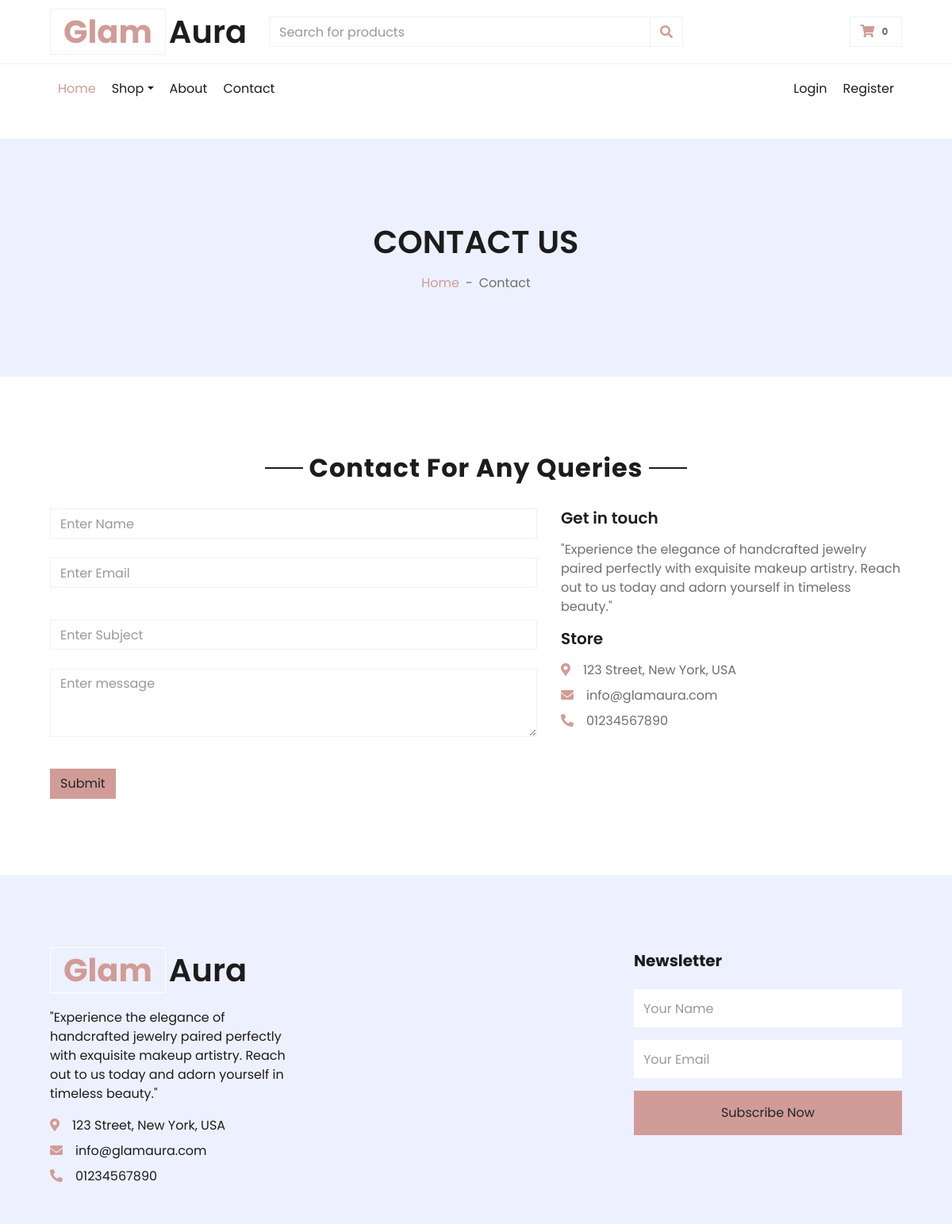
The page /glamaura/contact.php on the database its author committed.
### tables this page shows
CREATE TABLE `contacttext` (
  `head_id` int(255) NOT NULL,
  `head_1` varchar(255) NOT NULL,
  `head_p` varchar(255) NOT NULL,
  `head_2` varchar(255) NOT NULL,
  `head_add` varchar(255) NOT NULL,
  `head_mail` varchar(255) NOT NULL,
  `head_num` varchar(255) NOT NULL
);

### glamaura/contact.php (the view, shortened to what this page needs)
<?php
require "header.php";
?>
<div class="container-fluid bg-secondary mb-5">
    <div class="d-flex flex-column align-items-center justify-content-center" style="min-height: 300px">
        <h1 class="font-weight-semi-bold text-uppercase mb-3">Contact Us</h1>
        <div class="d-inline-flex">
            <p class="m-0"><a href="">Home</a></p>
            <p class="m-0 px-2">-</p>
            <p class="m-0">Contact</p>
        </div>
    </div>
</div>
<div class="container-fluid pt-5">
    <div class="text-center mb-4">
        <h2 class="section-title px-5"><span class="px-2">Contact For Any Queries</span></h2>
    </div>
    <div class="row px-xl-5">
        <div class="col-lg-7 mb-5">
            <div class="contact-form">
                <form action="contactaction.php" method="POST" name="contactForm" onsubmit="return validateForm();">
                    <input class="form-control" type="text" name="fullname" placeholder="Enter Name"
                        aria-label="default input example"><br>
                    <div class="mb-3">
                        <input type="email" class="form-control" name="mail" id="exampleFormControlInput1"
                            placeholder="Enter Email "><br>
                    </div>
                    <input class="form-control" type="text" name="subj" placeholder="Enter Subject"
                        aria-label="default input example"><br>
                        <div class="mb-3">
                            <textarea class="form-control" placeholder="Enter message" id="exampleFormControlTextarea1" rows="3" name="msg"></textarea>
                          </div>  <br>
                          <button type="submit" class="btn btn-primary" name="sub">Submit</button>
                </form>
            </div>
        </div>
        <div class="col-lg-5 mb-5">
        <?php
      require "connection.php";
      $qry= "SELECT * FROM `contacttext`";
      $result =mysqli_query($conn, $qry);
      while($row= mysqli_fetch_assoc($result)){
        ?>
            <h5 class="font-weight-semi-bold mb-3"><?php echo $row['head_1'] ?></h5>
            <p><?php echo $row['head_p'] ?></p>
            <div class="d-flex flex-column mb-3">
                <h5 class="font-weight-semi-bold mb-3"><?php echo $row['head_2'] ?></h5>
                <p class="mb-2"><i class="fa fa-map-marker-alt text-primary mr-3"></i><?php echo $row['head_add'] ?></p>
                <p class="mb-2"><i class="fa fa-envelope text-primary mr-3"></i><?php echo $row['head_mail'] ?></p>
                <p class="mb-2"><i class="fa fa-phone-alt text-primary mr-3"></i><?php echo $row['head_num'] ?></p>
            </div>
        </div>
    </div>
    <?php } ?>
</div>
<?php
   require "footer.php";
   ?>

### glamaura/footer.php (shortened to what this page needs)
<div class="container-fluid bg-secondary text-dark mt-5 pt-5">
    <div class="row px-xl-5 pt-5">
        <div class="col-lg-4 col-md-12 mb-5 pr-3 pr-xl-5">
            <a href="" class="text-decoration-none">
                <h1 class="mb-4 display-5 font-weight-semi-bold">
                    <span class="text-primary font-weight-bold border border-white px-3 mr-1">Glam</span>Aura
                </h1>
            </a>
            <?php
            require "connection.php";
            $qry = "SELECT * FROM `contacttext`";
            $result = mysqli_query($conn, $qry);
            while ($row = mysqli_fetch_assoc($result)) {
            ?>
                <p><?php echo $row['head_p'] ?></p>
                <p class="mb-2"><i class="fa fa-map-marker-alt text-primary mr-3"></i><?php echo $row['head_add'] ?></p>
                <p class="mb-2"><i class="fa fa-envelope text-primary mr-3"></i><?php echo $row['head_mail'] ?></p>
                <p class="mb-0"><i class="fa fa-phone-alt text-primary mr-3"></i><?php echo $row['head_num'] ?></p>
            <?php } ?>
        </div>
        <div class="col-lg-4 col-md-12 mb-5">
        </div>
        <div class="col-lg-4 col-md-12 mb-5">
            <h5 class="font-weight-bold text-dark mb-4">Newsletter</h5>
            <form action="newsaction.php" method="POST">
                <div class="form-group">
                    <input type="text" name="new_name" class="form-control border-0 py-4" placeholder="Your Name" required="required" />
                </div>
                <div class="form-group">
                    <input type="email" name="new_mail" class="form-control border-0 py-4" placeholder="Your Email" required="required" />
                </div>
                <div>
                    <button class="btn btn-primary btn-block border-0 py-3" name="sub" type="submit">Subscribe Now</button>
                </div>
            </form>
        </div>
    </div>
</div>
</body>
</html>

### rows shown on the page
contacttext: head_1 "Get in touch", head_p "\"Experience the elegance of handcrafted jewelry paired perfectly with exquisite makeup artistry. Reach out to us today and adorn yourself in timeless beauty.\"", head_2 "Store", head_add "123 Street, New York, USA", head_mail "info@glamaura.com", head_num "01234567890"
